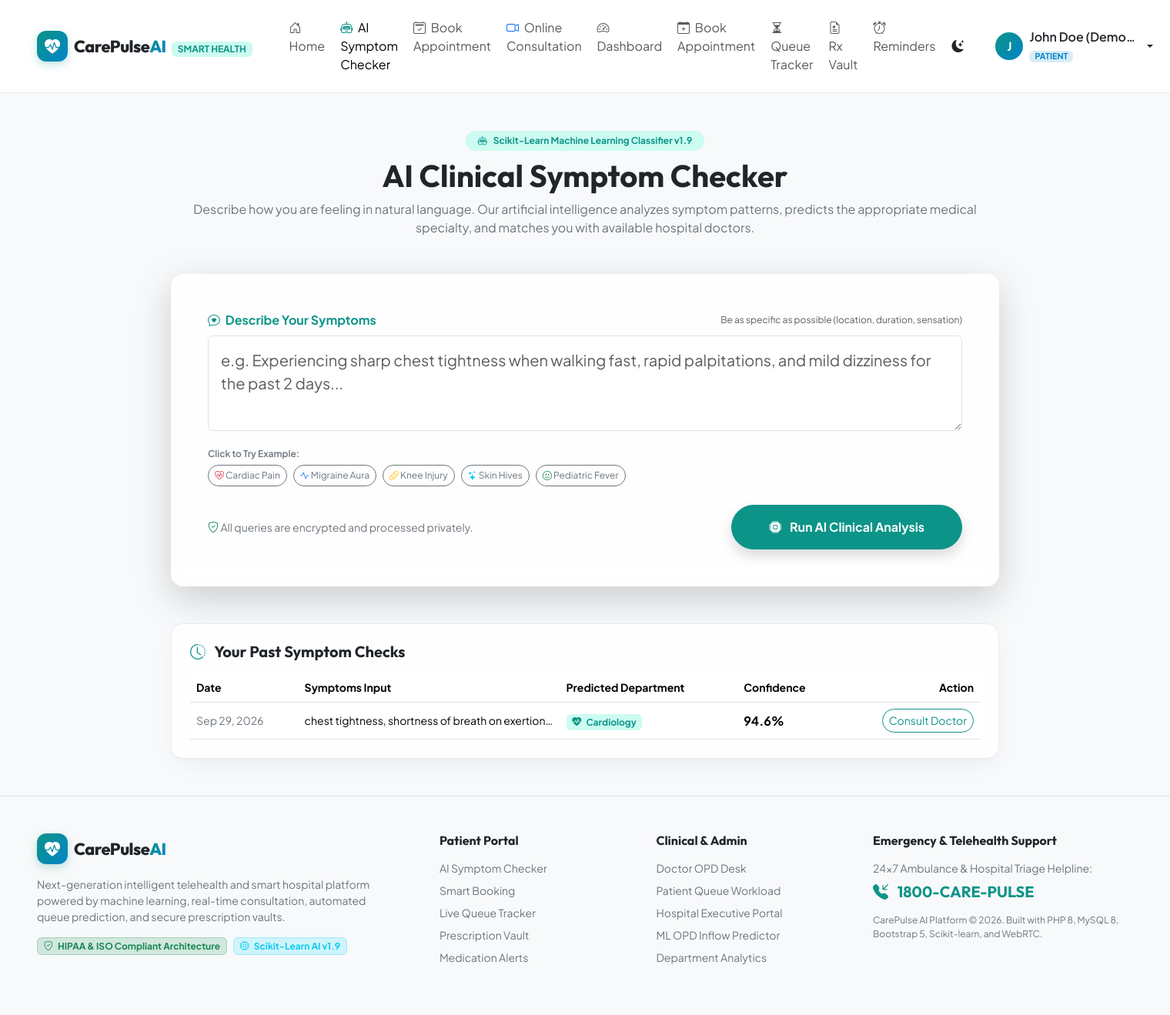
The app's page /patient/symptom_checker.php (signed in) with its own data.
### tables this page shows
CREATE TABLE `users` (
    `id` INT UNSIGNED AUTO_INCREMENT PRIMARY KEY,
    `name` VARCHAR(120) NOT NULL,
    `email` VARCHAR(150) NOT NULL UNIQUE,
    `password_hash` VARCHAR(255) NOT NULL,
    `role` ENUM('patient', 'doctor', 'admin') NOT NULL DEFAULT 'patient',
    `phone` VARCHAR(20) DEFAULT NULL,
    `gender` ENUM('male', 'female', 'other') DEFAULT 'other',
    `dob` DATE DEFAULT NULL,
    `blood_group` VARCHAR(5) DEFAULT NULL,
    `otp_code` VARCHAR(10) DEFAULT NULL,
    `otp_expiry` DATETIME DEFAULT NULL,
    `is_verified` TINYINT(1) NOT NULL DEFAULT 0,
    `status` ENUM('active', 'inactive', 'suspended') NOT NULL DEFAULT 'active',
    `avatar` VARCHAR(255) DEFAULT 'default-avatar.png',
    `created_at` TIMESTAMP DEFAULT CURRENT_TIMESTAMP,
    `updated_at` TIMESTAMP DEFAULT CURRENT_TIMESTAMP ON UPDATE CURRENT_TIMESTAMP,
    INDEX `idx_role` (`role`),
    INDEX `idx_status` (`status`)
);

CREATE TABLE `symptom_history` (
    `id` INT UNSIGNED AUTO_INCREMENT PRIMARY KEY,
    `patient_id` INT UNSIGNED DEFAULT NULL,
    `symptoms_input` TEXT NOT NULL,
    `predicted_department_id` INT UNSIGNED NOT NULL,
    `confidence_score` DECIMAL(5,2) NOT NULL,
    `top_predictions` JSON DEFAULT NULL,
    `recommended_doctor_ids` JSON DEFAULT NULL,
    `created_at` TIMESTAMP DEFAULT CURRENT_TIMESTAMP,
    FOREIGN KEY (`predicted_department_id`) REFERENCES `departments`(`id`) ON DELETE RESTRICT
);

CREATE TABLE `departments` (
    `id` INT UNSIGNED AUTO_INCREMENT PRIMARY KEY,
    `name` VARCHAR(100) NOT NULL UNIQUE,
    `code` VARCHAR(20) NOT NULL UNIQUE,
    `icon` VARCHAR(50) DEFAULT 'bi-heart-pulse',
    `description` TEXT DEFAULT NULL,
    `status` ENUM('active', 'inactive') NOT NULL DEFAULT 'active',
    `created_at` TIMESTAMP DEFAULT CURRENT_TIMESTAMP
);

### patient/symptom_checker.php (the view, shortened to what the rows shown need)
<?php
require_once __DIR__ . '/../includes/config.php';
require_once __DIR__ . '/../includes/db.php';
require_once __DIR__ . '/../includes/auth.php';
$pastHistory = [];
if (Auth::isLoggedIn() && Auth::hasRole('patient')) {
    $patientId = Auth::currentUserId();
    $pastHistory = Database::fetchAll("
        SELECT h.*, dep.name as department_name, dep.icon as department_icon
        FROM symptom_history h
        JOIN departments dep ON h.predicted_department_id = dep.id
        WHERE h.patient_id = ?
        ORDER BY h.created_at DESC LIMIT 6
    ", [$patientId]);
}
require_once __DIR__ . '/../includes/header.php';
?>
<div class="container py-5">
    <div class="row justify-content-center">
        <div class="col-lg-10">
            <div class="text-center mb-5">
                <h1 class="display-6 fw-bold mb-2">AI Clinical Symptom Checker</h1>
            </div>
            <?php if (!empty($pastHistory)): ?>
                <div class="glass-card p-4">
                    <div class="table-responsive">
                        <table class="table table-hover align-middle mb-0">
                            <thead>
                                <tr class="text-secondary small">
                                    <th>Date</th>
                                    <th>Symptoms Input</th>
                                    <th>Predicted Department</th>
                                    <th>Confidence</th>
                                    <th class="text-end">Action</th>
                                </tr>
                            </thead>
                            <tbody>
                                <?php foreach ($pastHistory as $hist): ?>
                                    <tr>
                                        <td class="text-secondary small"><?= date('M d, Y', strtotime($hist['created_at'])) ?></td>
                                        <td class="text-truncate small" style="max-width: 250px;"><?= e($hist['symptoms_input']) ?></td>
                                        <td>
                                            <span class="badge bg-teal-subtle text-teal">
                                                <i class="bi <?= e($hist['department_icon']) ?> me-1"></i> <?= e($hist['department_name']) ?>
                                            </span>
                                        </td>
                                        <td class="fw-bold"><?= number_format($hist['confidence_score'], 1) ?>%</td>
                                        <td class="text-end">
                                            <a href="<?= base_url('patient/book_appointment.php?dept=' . $hist['predicted_department_id']) ?>" class="btn btn-sm btn-outline-teal rounded-pill">
                                                Consult Doctor
                                            </a>
                                        </td>
                                    </tr>
                                <?php endforeach; ?>
                            </tbody>
                        </table>
                    </div>
                </div>
            <?php endif; ?>
        </div>
    </div>
</div>
<?php require_once __DIR__ . '/../includes/footer.php'; ?>

### includes/header.php (shortened to what the rows shown need)
<?php
require_once __DIR__ . '/config.php';
require_once __DIR__ . '/db.php';
require_once __DIR__ . '/auth.php';
require_once __DIR__ . '/security.php';
$currentUser = Auth::currentUser();
$userRole = Auth::currentUserRole();
?>
<!DOCTYPE html>
<html lang="en" data-bs-theme="light">
<head>
    <link href="https://cdn.jsdelivr.net/npm/bootstrap@5.3.3/dist/css/bootstrap.min.css" rel="stylesheet">
    <link rel="stylesheet" href="https://cdn.jsdelivr.net/npm/bootstrap-icons@1.11.3/font/bootstrap-icons.min.css">
    <link rel="stylesheet" href="<?= base_url('assets/css/main.css') ?>">
</head>
<body class="bg-body-tertiary">
<nav class="navbar navbar-expand-lg navbar-glass sticky-top py-3">
    <div class="container-fluid px-lg-5">
        <div class="collapse navbar-collapse" id="navbarMain">
            <div class="d-flex align-items-center gap-3">
                <?php if ($currentUser): ?>
                    <div class="dropdown">
                        <button class="btn user-profile-btn dropdown-toggle d-flex align-items-center gap-2 border-0" type="button" data-bs-toggle="dropdown">
                            <div class="user-avatar-badge">
                                <?= strtoupper(substr($currentUser['name'], 0, 1)) ?>
                            </div>
                            <div class="text-start d-none d-sm-block">
                                <span class="d-block fw-semibold text-truncate" style="max-width: 140px;"><?= e($currentUser['name']) ?></span>
                                <span class="badge role-badge role-<?= e($userRole) ?> text-uppercase"><?= e($userRole) ?></span>
                            </div>
                        </button>
                    </div>
                <?php endif; ?>
            </div>
        </div>
    </div>
</nav>

### records on screen
users: name "J", name "John Doe (Demo…"
symptom_history: created_at "Sep 29, 2026", symptoms_input "chest tightness, shortness of breath on exertion…", predicted_department.name "Cardiology", confidence_score "94.6"

### other values on screen
$userRole "PATIENT"
